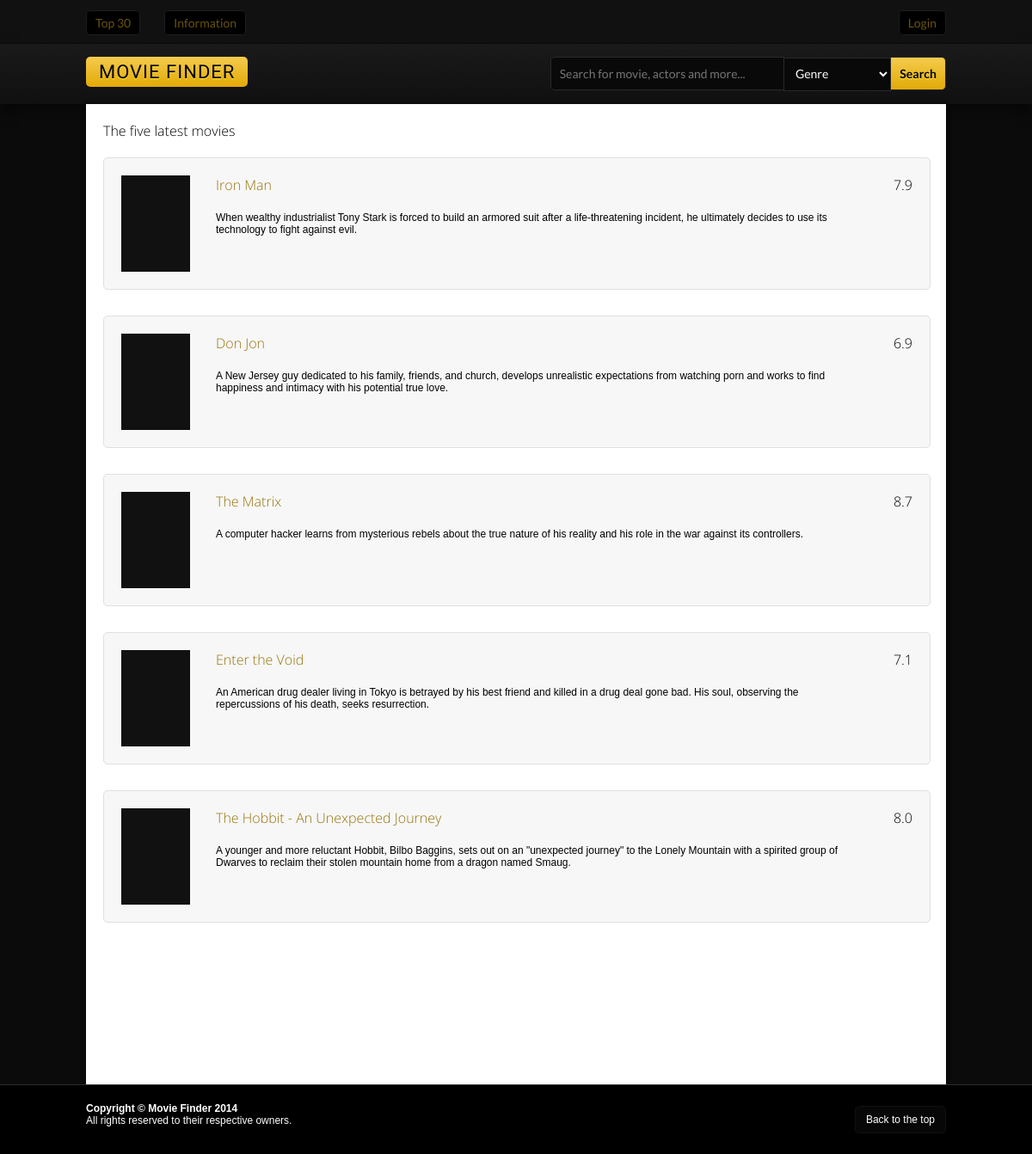
The page / on the database its author committed.
### tables this page shows
CREATE TABLE IF NOT EXISTS `data` (
  `id` int(11) NOT NULL AUTO_INCREMENT,
  `title` varchar(250) NOT NULL,
  `summary` varchar(500) NOT NULL,
  `genre` varchar(250) NOT NULL,
  `rating` varchar(3) NOT NULL,
  `length` varchar(255) NOT NULL,
  `backgroundimgurl` varchar(500) NOT NULL,
  `posterimg` varchar(255) NOT NULL,
  `releaseYear` varchar(4) NOT NULL,
  `youtubeID` varchar(255) NOT NULL,
  `date` timestamp NOT NULL DEFAULT CURRENT_TIMESTAMP ON UPDATE CURRENT_TIMESTAMP,
  `storyline` varchar(500) NOT NULL,
  PRIMARY KEY (`id`)
);

### index.php (the view)
<?php include 'header.php'; ?>
<div id="wrap">
<div id="results">
<h2>The five latest movies</h2>
<?php
$query="SELECT * FROM data ORDER BY date LIMIT 5";
$result=mysql_query($query) or die('Error, insert query failed');
$row=0;
$numrows=mysql_num_rows($result);
while($row < $numrows)
{
$title=mysql_result($result,$row,"title");
$rating=mysql_result($result,$row,"rating");
$summary=mysql_result($result,$row,"summary");
$id=mysql_result($result,$row,"id");
$posterimg=mysql_result($result,$row,"posterimg");
?>
<div class="entry-wrap fade1">
<div style="background-image:url(<?php echo $posterimg; ?>);" class="number">
<div class="numbertop-index">
</div>
</div>
<div class="title">
<h2><a href="page.php?id=<?php echo $id; ?>"><?php echo $title; ?></a></h2>
<div class="info">
<span style="overflow: hidden; text-overflow: ellipsis; word-wrap: break-word;"><?php echo $summary; ?></span>
</div>
</div>
<div class="rating">
<h2><?php echo $rating; ?></h2>
</div>
</div>
<?php
$row++;
}
?>
</div>
</div>
<?php include 'footer.php'; ?>

### header.php (shortened to what this page needs)
<!DOCTYPE html>
<html>
<head>
<link href="style/style.css" rel="stylesheet" type="text/css" media="all" />
<link href="style/fade.css" rel="stylesheet" type="text/css" media="all" />
<link href="style/table.css" rel="stylesheet" type="text/css" media="all" />
</head>
<body>
<header>
	<div id="topmenu">
	<div class="topmenu-spacing">
		<ul style="float: left;">
		<li><a href="top30.php">Top 30</a></li>
		<li><a href="information.php">Information</a></li>
		</ul>
		<ul style="float: right;">
		<?php
			if(isset($_SESSION['user']) && !empty($_SESSION['user'])){
			 echo "<li>Logged in as <span style='color: #666;'>". $_SESSION['user']. "</span></li>";
			?>
			<li><a href="controlpanel.php">Control panel</a></li>
			<li style="margin-right: 0;"><a href="logout.php">Log out</a></li>
			<?php
			}else{
			 echo "<li style='margin-right: 0;'><a href='login.php'>Login</a></li>";
			}
			?>
		</ul>
	</div>
	</div>
<div id="header">
<div id="headerspacing">
	<a href="index.php" class="logo"><h1 name="top">Movie Finder</h1></a>
	<div id="searchbar">
	<form id="form1" name="form1" method="post" action="search.php">
	<input class="sok" placeholder="Search for movie, actors and more..." type="text" name="string" id="string" value="<?php echo stripcslashes($_REQUEST["string"]); ?>" />
	<select class="genre" name="genre">
	<option value="">Genre</option>
	</select>
	<input class="knapp" type="submit" name="button" id="button" value="Search" />
	</form>
	</div>
</div>
</div>
</header>

### footer.php (shortened to what this page needs)
<footer>
<div class="spacefoot">
<strong>Copyright © Movie Finder 2014</strong><br />
All rights reserved to their respective owners.
<a class="topbtn"href="#topmenu">Back to the top</a>
</div>
</footer>
</html>

### style/fade.css (style rules this page uses)
.fade1 { -webkit-animation: fadein 1500ms; -moz-animation: fadein 1500ms; -ms-animation: fadein 1500ms; -o-animation: fadein 1500ms; animation: fadein 1500ms; }

### style/table.css (style rules this page uses)
.entry-wrap { width: 920px; clear: both; max-height: 112px; height: 112px; background-color: #F7F7F7; border: 1px solid #E0E0E0; margin-bottom: 30px; padding: 20px; -webkit-border-radius: 5px; -moz-border-radius: 5px; border-radius: 5px; }
.number { display: block; float: left; margin-right: 30px; background-color: #111; text-align: center; color: #fff; width: 80px; height: 112px; font-size: 18px; background-position: center; -webkit-background-size: cover; -moz-background-size: cover; -o-background-size: cover; background-size: cover; }
.numbertop-index { z-index: 999; width: 70px; height: 90px; text-shadow: 0 2px 20px #000000; }
.title { float: left; }
.rating { float: right; }
.info { width: 750px; }

### rows shown on the page
data: title "Iron Man", summary "When wealthy industrialist Tony Stark is forced to build an armored suit after a life-threatening incident, he ultimately decides to use its technology to fight against evil.", rating "7.9"
data: title "Don Jon", summary "A New Jersey guy dedicated to his family, friends, and church, develops unrealistic expectations from watching porn and works to find happiness and intimacy with his potential true love.", rating "6.9"
data: title "The Matrix", summary "A computer hacker learns from mysterious rebels about the true nature of his reality and his role in the war against its controllers.", rating "8.7"
data: title "Enter the Void", summary "An American drug dealer living in Tokyo is betrayed by his best friend and killed in a drug deal gone bad. His soul, observing the repercussions of his death, seeks resurrection.", rating "7.1"
data: title "The Hobbit - An Unexpected Journey", summary "A younger and more reluctant Hobbit, Bilbo Baggins, sets out on an \"unexpected journey\" to the Lonely Mountain with a spirited group of Dwarves to reclaim their stolen mountain home from a dragon named Smaug.", rating "8.0"
